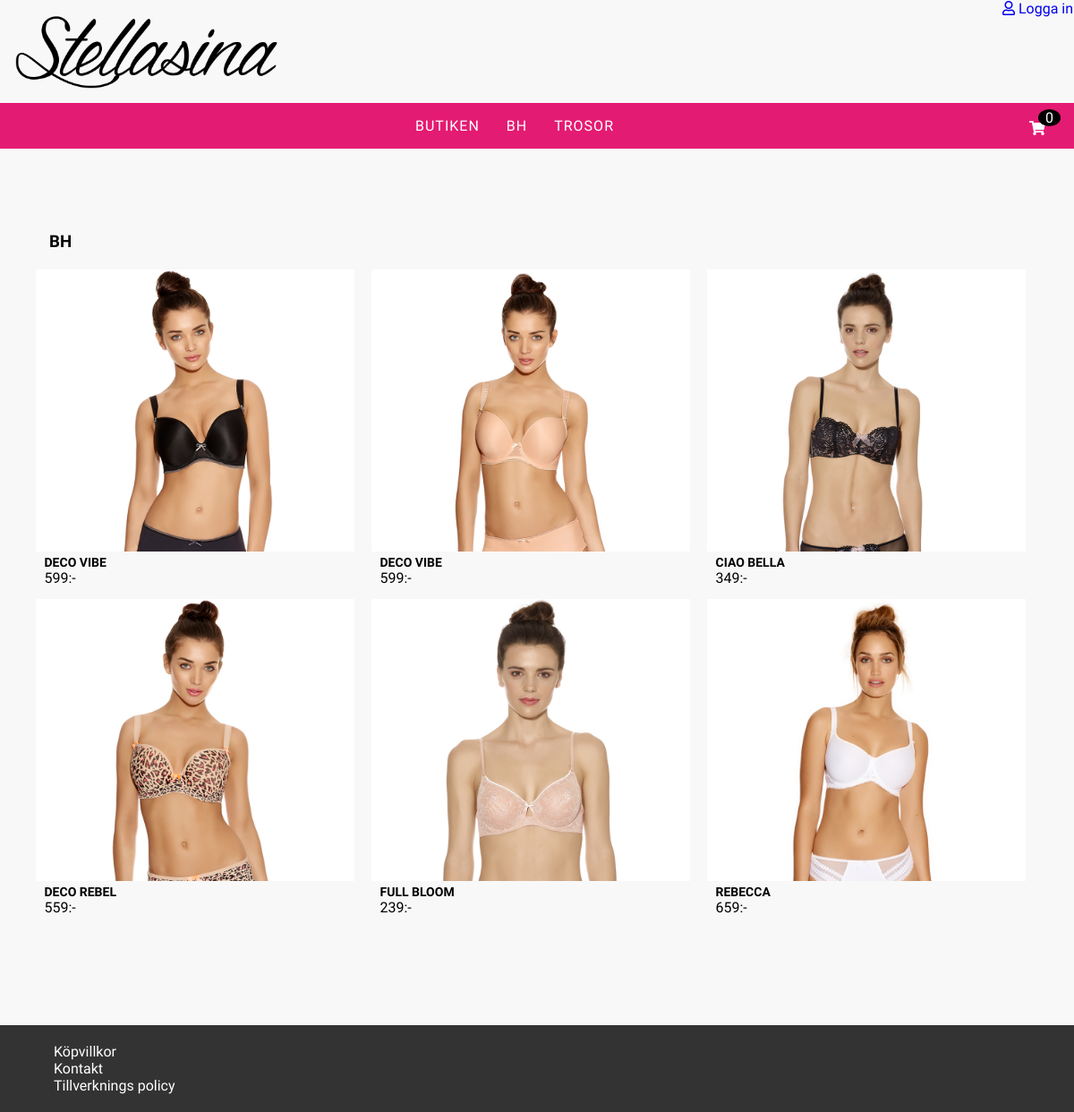
The page /category/BH on the database its author committed.
### tables this page shows
CREATE TABLE categorys
(   CategoryId INT NOT NULL AUTO_INCREMENT PRIMARY KEY,  
    CategoryName VARCHAR(550) NOT NULL
);

CREATE TABLE Products
(
    ProductsId INT NOT NULL AUTO_INCREMENT PRIMARY KEY,  
    ProductName VARCHAR(50) NOT NULL,
    Description VARCHAR(500) NOT NULL,
    Price  INT NOT NULL,
    Color VARCHAR(50) NOT NULL,
    Img  VARCHAR(500) NOT NULL,
    CategoryId INT NOT NULL,

    constraint FK_catID foreign key(CategoryId) references categorys(CategoryId)
);

### resources/classes/product.php (called while the page is built, shortened)
<?php
class Product {
    public function get_productsBycategory() {
        $pdo = connect();
        $sql = "SELECT * FROM categorys as C
        JOIN products AS P ON P.CategoryId = C.CategoryId
        WHERE C.CategoryName = '" . $this->{"CategoryName"} . "'";
        $toGet = $pdo->prepare($sql);
        $toGet->execute();
        return $toGet;
    }
    public function get_category() {
        $pdo = connect();
        $sql = "SELECT * FROM categorys
        WHERE CategoryName = '" . $this->{"CategoryName"} . "'";
        $toGet = $pdo->prepare($sql);
        $toGet->execute();
        return $toGet;
    }
    public function get_categoryForHeader() {
        $pdo = connect();
        $sql = "SELECT * FROM categorys";
        $toGet = $pdo->prepare($sql);
        $toGet->execute();
        return $toGet;
    }
}
?>

### shop/category-page.php (the view)
<?php
$productCat = New Product;
$request = $_SERVER['REQUEST_URI'];
$url = $request;
$url = trim($url, "/");
$url = explode("/", $url);
$id = $url[2];
$urls = explode("?", $id);
$productCat->CategoryName = $urls[0];
$result = $productCat->get_productsBycategory();
$rows = $result->fetchAll(PDO::FETCH_ASSOC);
$try = $productCat->get_category();
$categorylabel = $try->fetch();
?>
<main id="product-content">
    <section class="product-container">
        <h3 class="category-title"><?php echo $categorylabel['CategoryName']; ?></h3>
        <?php foreach($rows as $row) { ?>
        <div class="product-card">
            <a href="http://localhost/Stellasina/shop/product-detail.php?product=<?php echo $row['ProductsId']; ?>">
            <img class="product-image" src="../<?php echo $row['Img'];?>" >
            <h2 class="title"><?php echo $row['ProductName']; ?></h2>
            <span class="price"><?php echo $row['Price'];?></span><span>:-</span>
            </a>
        </div>
        <?php } ?>
    </section>
</main>

### header.php (shortened to what this page needs)
<?php
$productCat = New Product;
$result = $productCat->get_categoryForHeader();
$category = $result->fetchAll();
?>
<!DOCTYPE html>
<html>
    <head>
        <link rel="stylesheet" href="https://use.fontawesome.com/releases/v5.11.2/css/all.css">
        <link rel="stylesheet" href="https://use.fontawesome.com/releases/v5.11.2/css/v4-shims.css">
        <link rel="stylesheet" type="text/css" href="http://localhost/Stellasina/css/style.css?d=<?php echo time(); ?>">
        <link rel="stylesheet" type="text/css" href="http://localhost/Stellasina/css/admin.css?d=<?php echo time(); ?>">
        <link rel="stylesheet" type="text/css" href="http://localhost/Stellasina/css/customer.css?d=<?php echo time(); ?>">
        <link rel="stylesheet" type="text/css" href="http://localhost/Stellasina/css/shop.css?d=<?php echo time(); ?>">
    </head>
<body>
    <header>
      <div class="header-logo">
        <a href="http://localhost/Stellasina/"><img src="http://localhost/Stellasina/img/logo.png"></a>
      </div>
      <?php if($_SESSION['authorized'] != true) { ?>
        <a href="http://localhost/Stellasina/login" class="login-logout"><i class="far fa-user"></i> Logga in</a>
      <?php } else if(isset ($_SESSION['authorized']) && $_SESSION['authorized'] === true) { ?>
        <a href="http://localhost/Stellasina/customerstart" class="my-account login-logout">Mitt konto</a>
        <a href="http://localhost/Stellasina/logout" class="login-logout"><i class="far fa-user"></i> Logga ut</a>
      <?php } ?>
      <nav class="main-nav">
        <div class="cart-button">
            <div class="qty-in-cart"></div>
            <i class="fas fa-shopping-cart"></i>
        </div>
        <ul>
            <li><a href="http://localhost/Stellasina/products">Butiken</a></li>
            <?php foreach($category as $row) { ?>
            <li><a href="http://localhost/Stellasina/category/<?php echo $row['CategoryName']; ?>"><?php echo $row['CategoryName'] ?></a></li>
            <?php } ?>
        </ul>
      </nav>
    </header>
    <?php   include_once 'headercart.php'; ?>

### css/style.css (style rules this page uses)
* { font-family: 'Source Sans Pro', sans-serif; box-sizing: border-box; }
html, body { box-sizing: border-box; width: 100%; min-height: 100%; height: 100%; }
body { margin: 0; padding: 0; background: #f8f8f8; }
main { margin: 120px auto 110px auto; }
header, main { width: 80%; display: block; }
header { width: 100%; justify-content: center; background: #f8f8f8; z-index: 10; height: 120px; }
.header-logo { width: 100%; top: 0; z-index: 999; background: #f8f8f8; position: absolute; }
header img { width: 300px; margin: 15px; }
header .login-logout { width: 80px; position: absolute; top: 0; right: 0; z-index: 999; }
.main-nav { width: 100%; background: #e41b73; display: block; top: 115px; position: absolute; z-index: 999; }
.main-nav ul { list-style: none; display: flex; justify-content: center; padding-left: 0px; }
.main-nav li { color: white; display: inline-block; text-transform: uppercase; font-family: 'Source Sans Pro', sans-serif; letter-spacing: 1px; }
.main-nav li a { padding-left: 15px; padding-right: 15px; }
.cart-button { width: 50px; display: block; float: right; cursor: pointer; }
.qty-in-cart { background: black; width: 25px; border-radius: 50%; z-index: 9999999; color: white; text-align: center; top: 7px; left: 10px; position: relative; }
.main-nav .fas { color: white; }
a { text-decoration: none; }
.product-card h2 { font-size: 14px; margin: 0px; padding-left: 10px; }
.product-card .price { padding-left: 10px; }
.category-title { width: 100%; margin-left: 55px; }
li > a { color: #fff; }

### css/shop.css (style rules this page uses)
.product-container { display: flex; flex-wrap: wrap; flex-direction: row; justify-content: center; }
.product-card { box-sizing: border-box; display: block; margin-right: 15px; width: 30%; margin-bottom: 10px; padding: 2px; }
.product-card a { text-decoration: none; text-transform: uppercase; color: #000; }
.product-card a > .product-image { width: 100%; }
#product-content { width: unset; }

### rows shown on the page
categorys: CategoryName "BH"
categorys: CategoryName "TROSOR"
products: Img (picture), ProductName "DECO VIBE", Price "599"
products: Img (picture), ProductName "DECO VIBE", Price "599"
products: Img (picture), ProductName "CIAO BELLA", Price "349"
products: Img (picture), ProductName "DECO REBEL", Price "559"
products: Img (picture), ProductName "FULL BLOOM", Price "239"
products: Img (picture), ProductName "REBECCA", Price "659"
